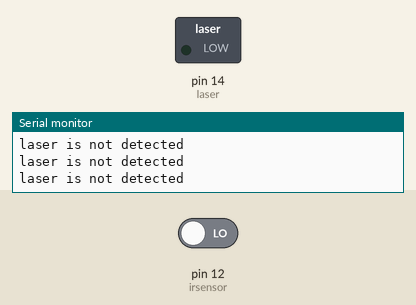
Simulated run of this sketch. Board: Arduino Uno, built with avr-gcc and run on an emulated ATmega328P. Parts: switched loads named in the sketch (green lamp = pin HIGH), the last lines printed to the serial monitor. Inputs (shaded band) come from the test bench; at power-on: pin 12 (irsensor) LOW.

Above: at 4.8 s.
4.9 s: pin 12 (irsensor) driven HIGH
At 6.8 s:
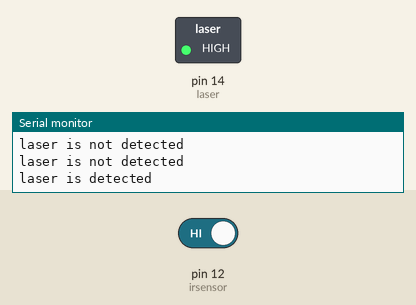
7.6 s: pin 12 (irsensor) driven LOW
At 8.4 s:
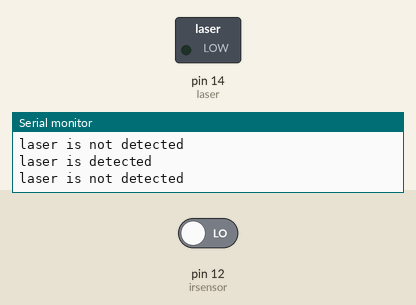
Timing chart, 0 to 10.6 s (numbered marks = the images above; inputs shaded):
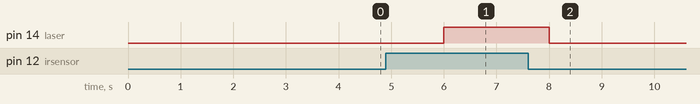

Measured:
- after the input at 4.9 s, pin 14 (laser): LOW → HIGH after 1.1 s
- after the input at 7.6 s, pin 14 (laser): HIGH → LOW after 0.40 s

The sketch:

laser_ir.ino
```cpp
int irsensor=12;
int laser=14;

void setup(){
  pinMode(irsensor,INPUT);
  pinMode(laser,OUTPUT);
  Serial.begin(9600);
}

void loop(){
  int irsensor_value=digitalRead(irsensor);
  if(irsensor_value==HIGH){
    digitalWrite(laser,HIGH);
    Serial.println("laser is detected");
    delay(2000);
  }
  else{
    digitalWrite(laser,LOW);
    Serial.println("laser is not detected");
    delay(2000);
  }
}
```
